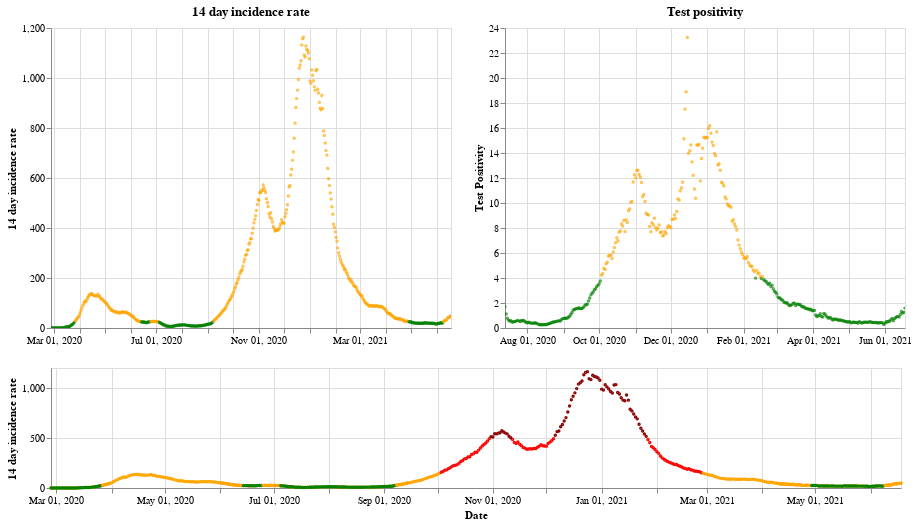

Notebook code cell kept with this figure:
### Markdown cell above
## Wales

### Code cell
plot_traffic_light('Wales')

### Figure 1 — Vega-Lite specification as saved in the notebook (floating-point values rounded to 4 significant figures; data arrays with more than 128 entries replaced by an {"elided": "..."} marker saying what was removed)
{"config": {"view": {"continuousWidth": 400, "continuousHeight": 300}}, "vconcat": [{"hconcat": [{"mark": {"type": "point", "size": 2}, "encoding": {"color": {"condition": {"value": "green", "test": "(datum.twoWeeklyCasesRate <= 25)"}, "value": "orange"}, "tooltip": [{"type": "nominal", "field": "areaName"}, {"type": "temporal", "field": "date"}, {"type": "quantitative", "field": "twoWeeklyCasesRate"}, {"type": "quantitative", "field": "testPositivity"}], "x": {"type": "temporal", "axis": {"title": ""}, "field": "date", "scale": {"domain": {"selection": "DateBrush"}}, "timeUnit": "yearmonthdate"}, "y": {"type": "quantitative", "axis": {"title": "14 day incidence rate"}, "field": "twoWeeklyCasesRate"}}, "title": "14 day incidence rate", "width": 400}, {"mark": {"type": "point", "size": 2}, "encoding": {"color": {"condition": {"value": "green", "test": "(datum.testPositivity <= 4)"}, "value": "orange"}, "tooltip": [{"type": "nominal", "field": "areaName"}, {"type": "temporal", "field": "date"}, {"type": "quantitative", "field": "twoWeeklyCasesRate"}, {"type": "quantitative", "field": "testPositivity"}], "x": {"type": "temporal", "axis": {"title": ""}, "field": "date", "scale": {"domain": {"selection": "DateBrush"}}, "timeUnit": "yearmonthdate"}, "y": {"type": "quantitative", "axis": {"title": "Test Positivity"}, "field": "testPositivity"}}, "title": "Test positivity", "width": 400}]}, {"layer": [{"mark": {"type": "point", "size": 2}, "encoding": {"color": {"condition": {"value": "orange", "test": "((50 && datum.twoWeeklyCasesRate) < 150)"}, "value": "red"}, "opacity": {"condition": {"value": 1, "test": "((50 && datum.twoWeeklyCasesRate) < 500)"}, "value": 0}, "tooltip": [{"type": "nominal", "field": "areaName"}, {"type": "temporal", "field": "date"}, {"type": "quantitative", "field": "twoWeeklyCasesRate"}, {"type": "quantitative", "field": "testPositivity"}], "x": {"type": "temporal", "axis": {"title": "Date"}, "field": "date", "timeUnit": "yearmonthdate"}, "y": {"type": "quantitative", "axis": {"title": "14 day incidence rate"}, "field": "twoWeeklyCasesRate"}}, "selection": {"DateBrush": {"type": "interval", "encodings": ["x"], "fields": ["Time"]}}, "width": 850}, {"mark": {"type": "point", "size": 2}, "encoding": {"color": {"value": "darkred"}, "opacity": {"condition": {"value": 1, "test": "(datum.twoWeeklyCasesRate >= 500)"}, "value": 0}, "tooltip": [{"type": "nominal", "field": "areaName"}, {"type": "temporal", "field": "date"}, {"type": "quantitative", "field": "twoWeeklyCasesRate"}, {"type": "quantitative", "field": "testPositivity"}], "x": {"type": "temporal", "axis": {"title": "Date"}, "field": "date", "timeUnit": "yearmonthdate"}, "y": {"type": "quantitative", "axis": {"title": "14 day incidence rate"}, "field": "twoWeeklyCasesRate"}}, "width": 400}, {"mark": {"type": "point", "size": 2}, "encoding": {"color": {"condition": {"value": "green", "test": "((4 && datum.twoWeeklyCasesRate) < 25)"}, "value": "orange"}, "opacity": {"condition": {"value": 1, "test": "(datum.twoWeeklyCasesRate < 50)"}, "value": 0}, "tooltip": [{"type": "nominal", "field": "areaName"}, {"type": "temporal", "field": "date"}, {"type": "quantitative", "field": "twoWeeklyCasesRate"}, {"type": "quantitative", "field": "testPositivity"}], "x": {"type": "temporal", "axis": {"title": "Date"}, "field": "date", "timeUnit": "yearmonthdate"}, "y": {"type": "quantitative", "axis": {"title": "14 day incidence rate"}, "field": "twoWeeklyCasesRate"}}, "width": 400}], "height": 120, "width": 800}], "data": {"name": "data-716bcba80bd19c4e39bbdf3b7705878d"}, "$schema": "https://vega.github.io/schema/vega-lite/v4.8.1.json", "datasets": {"data-716bcba80bd19c4e39bbdf3b7705878d": {"elided": "478 records"}}}
